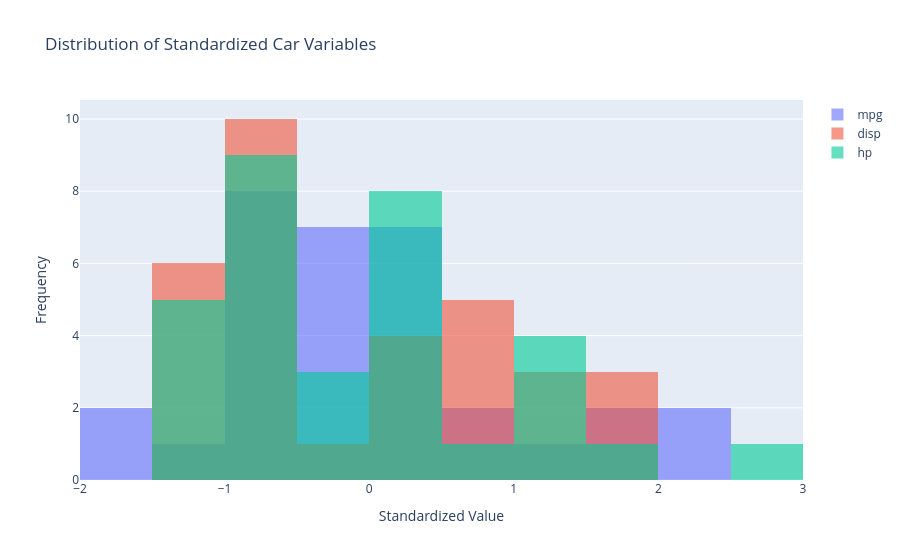

Notebook code for this chart:
### Code cell
# Create histograms
fig = go.Figure()

for col in cars_select.columns:
    fig.add_trace(
        go.Histogram(
            x=cars_select[col],
            name=col,
            opacity=0.6,
            nbinsx=10
        )
    )

# Customize layout
fig.update_layout(
    title="Distribution of Standardized Car Variables",
    xaxis_title="Standardized Value",
    yaxis_title="Frequency",
    barmode="overlay"
)

fig.show()

### Figure 1 — Plotly figure (JSON) as saved in the notebook; plotly's stock layout.template omitted (floating-point values rounded to 4 significant figures)
{"data": [{"name": "mpg", "nbinsx": 10, "opacity": 0.6, "type": "histogram", "x": [0.1533, 0.1533, 0.4567, 0.2207, -0.2344, -0.3356, -0.9762, 0.7265, 0.4567, -0.1501, -0.3861, -0.6222, -0.4704, -0.8244, -1.634, -1.634, -0.9087, 2.075, 1.738, 2.328, 0.2376, -0.7739, -0.8244, -1.145, -0.1501, 1.215, 0.9962, 1.738, -0.7233, -0.06585, -0.8582, 0.2207]}, {"name": "disp", "nbinsx": 10, "opacity": 0.6, "type": "histogram", "x": [-0.5798, -0.5798, -1.006, 0.2236, 1.06, -0.04691, 1.06, -0.6888, -0.7371, -0.5174, -0.5174, 0.3695, 0.3695, 0.3695, 1.978, 1.88, 1.716, -1.246, -1.271, -1.309, -0.9068, 0.7155, 0.6007, 0.9778, 1.388, -1.244, -0.9052, -1.112, 0.986, -0.7027, 0.5761, -0.8995]}, {"name": "hp", "nbinsx": 10, "opacity": 0.6, "type": "histogram", "x": [-0.5437, -0.5437, -0.7956, -0.5437, 0.4195, -0.6177, 1.457, -1.255, -0.7659, -0.351, -0.351, 0.4936, 0.4936, 0.4936, 0.8641, 1.012, 1.235, -1.196, -1.403, -1.21, -0.7363, 0.04909, 0.04909, 1.457, 0.4195, -1.196, -0.8252, -0.4992, 1.738, 0.4195, 2.791, -0.5585]}], "layout": {"barmode": "overlay", "title": {"text": "Distribution of Standardized Car Variables"}, "xaxis": {"title": {"text": "Standardized Value"}}, "yaxis": {"title": {"text": "Frequency"}}}}
